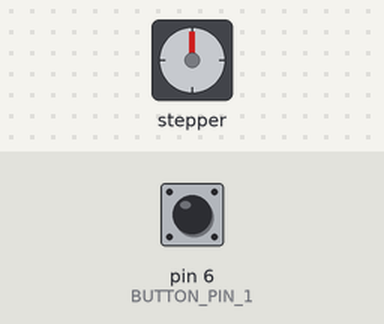
The sketch below on a simulated Arduino Uno, built with avr-gcc and run on an emulated ATmega328P. Parts: stepper motor. Wiring (inferred from the names in the program): stepper motor (2048 steps per turn assumed): coils pin 2, pin 4, pin 3, pin 5. The inputs (shaded band) are chosen by the test bench; at power-on: pin 6 (BUTTON_PIN_1) LOW.

Above: at 1.2 s.
1.3 s: pin 6 (BUTTON_PIN_1) pulled HIGH for 0.15 s
At 4.76 s:
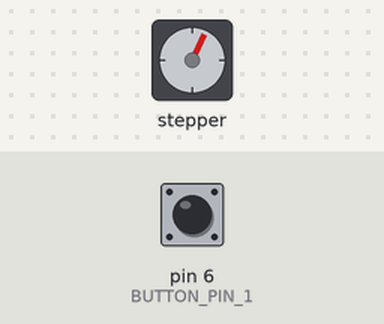
At 9.9 s:
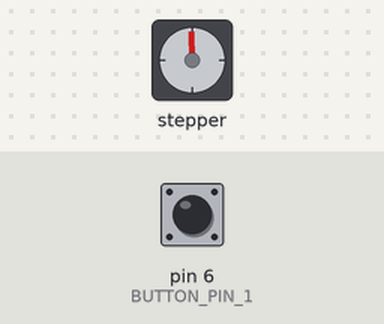
13.4 s: pin 6 (BUTTON_PIN_1) pulled HIGH for 3.2 s
At 13.74 s:
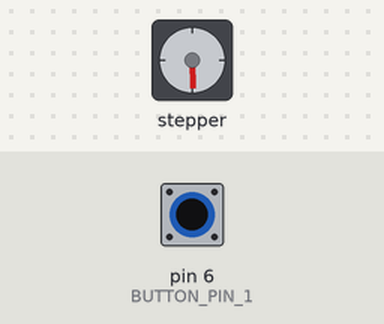
Timing chart, 0 to 24.3 s (numbered marks = the images above; inputs shaded):
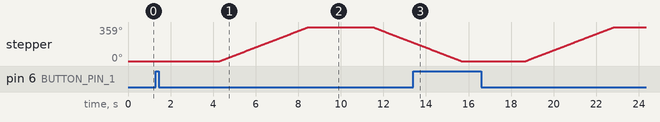

Measured:
- after the input at 1.3 s, stepper: turns 359° clockwise in 4.2 s, then 163° counter-clockwise in 1.9 s

The sketch:

ga_unipolar.ino
```cpp
#define A 2
#define B 4
#define C 3
#define D 5

#define BUTTON_PIN_1 6
//#define BUTTON_PIN_2 7
//#define BUTTON_PIN_3 8

#define NUMBER_OF_STEPS_PER_REV 512

#include <Stepper.h>

void setup(){
  Serial.begin(9600);
  pinMode(A,OUTPUT);
  pinMode(B,OUTPUT);
  pinMode(C,OUTPUT);
  pinMode(D,OUTPUT);
  pinMode(BUTTON_PIN_1,INPUT);
  //pinMode(BUTTON_PIN_2,INPUT);
  //pinMode(BUTTON_PIN_3,INPUT);
}

void write(int a,int b,int c,int d){
  digitalWrite(A,a);
  digitalWrite(B,b);
  digitalWrite(C,c);
  digitalWrite(D,d);
}

void onestep(){
  write(1,0,0,0);
  delay(1);
  write(1,1,0,0);
  delay(1);
  write(0,1,0,0);
  delay(1);
  write(0,1,1,0);
  delay(1);
  write(0,0,1,0);
  delay(1);
  write(0,0,1,1);
  delay(1);
  write(0,0,0,1);
  delay(1);
  write(1,0,0,1);
  delay(1);
}

void backstep(){
  write(1,0,0,1);
  delay(1);
  write(0,0,0,1);
  delay(1);
  write(0,0,1,1);
  delay(1);
  write(0,0,1,0);
  delay(1);
  write(0,1,1,0);
  delay(1);
  write(0,1,0,0);
  delay(1);
  write(1,1,0,0);
  delay(1);
  write(1,0,0,0);
  delay(1);
}

void update(){ //int button2, int button3
  int i;
  i=0;


  while(i<NUMBER_OF_STEPS_PER_REV){
    onestep();
    if (i == 0){
      delay(3000);
    }
    i++;
  }
  delay(3000);
  while(i>0){
    backstep();
    i--;
  }
}

void loop(){
  //int x;
  //int y;
  //x=1;
  //y=1;
  if(digitalRead(BUTTON_PIN_1)) {
    update();
    //x=0;
    //y=0;
  }
  //if(digitalRead(BUTTON_PIN_2)){

  //}
  //if(digitalRead(BUTTON_PIN_3)){

  //}
}
```
